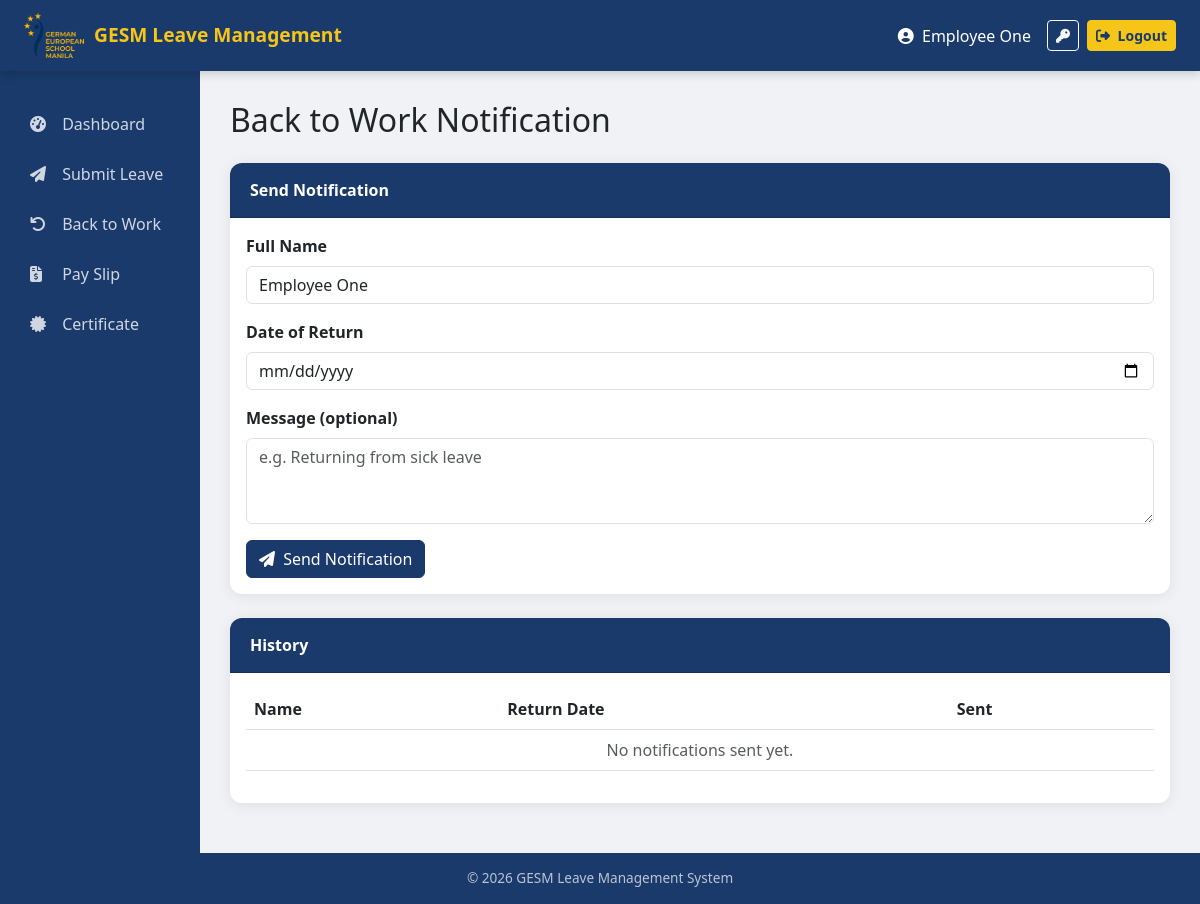
The app's page /dashboard/back-to-work/ (signed in), older data.
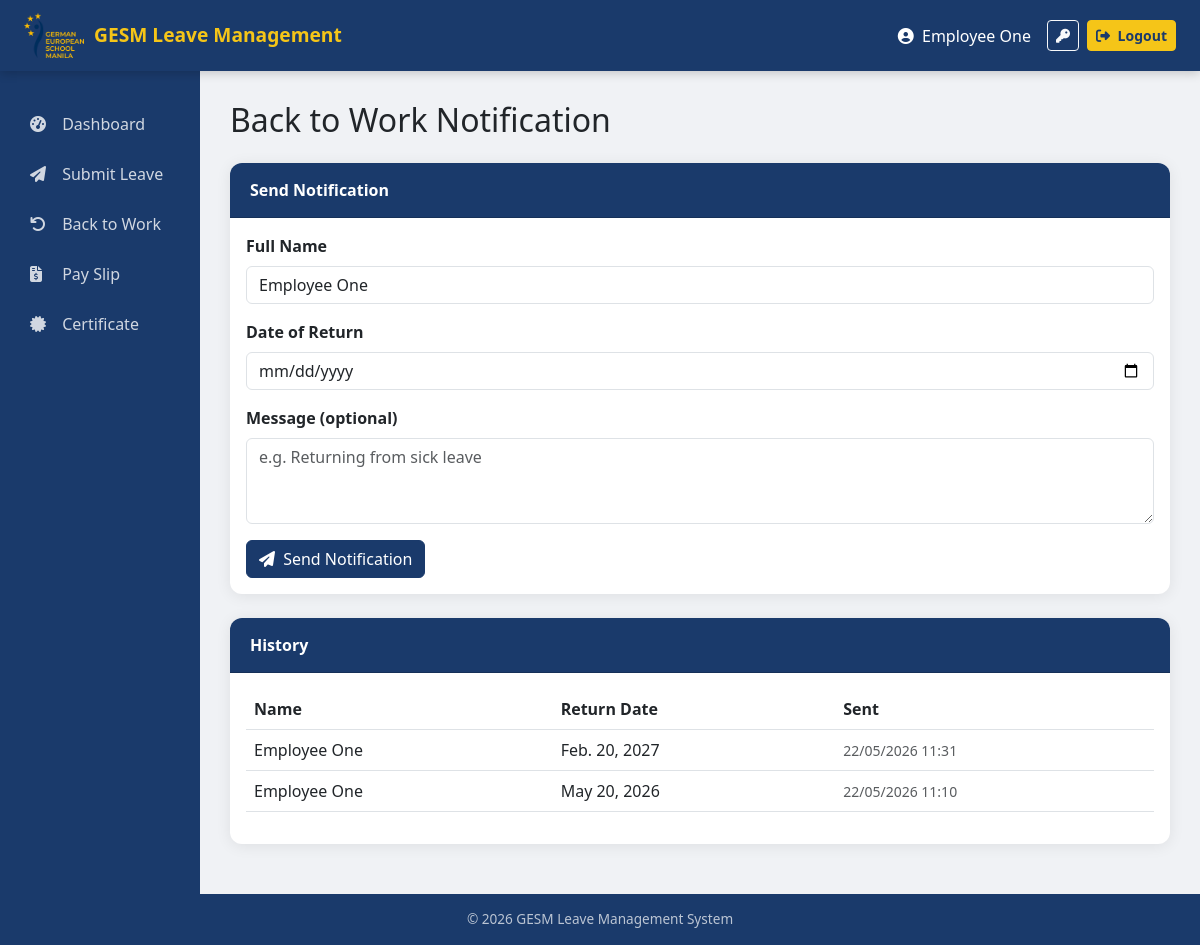
The same page, newer data.
### dashboard/models.py (models this page shows, shortened)
class BackToWork(models.Model):
    user = models.ForeignKey(settings.AUTH_USER_MODEL, on_delete=models.CASCADE)
    full_name = models.CharField(max_length=200)
    return_date = models.DateField()
    message = models.TextField(blank=True)
    sent_at = models.DateTimeField(auto_now_add=True)

### dashboard/views.py (the view, shortened to what this page needs)
# urls.py: path('back-to-work/', BackToWorkView.as_view(), name='back_to_work'),
class BackToWorkView(LoginRequiredMixin, View):
    ALLOWED_ROLES = ['teacher', 'admin', 'head_of_department', 'hr']
    def get(self, request):
        if request.user.role not in self.ALLOWED_ROLES:
            return redirect('dashboard')
        from .models import BackToWork
        history = BackToWork.objects.filter(user=request.user).order_by('-sent_at')
        return render(request, 'dashboard/back_to_work.html', {'history': history})

### dashboard/templates/dashboard/back_to_work.html
{% extends 'base.html' %}
{% block content %}
<h2 class='mb-4'>Back to Work Notification</h2>
<div class='card mb-4'>
  <div class='card-header'>Send Notification</div>
  <div class='card-body'>
    <form method='post'>{% csrf_token %}
      <div class='mb-3'>
        <label class='form-label fw-bold'>Full Name</label>
        <input name='full_name' class='form-control'
          value='{{ request.user.first_name }} {{ request.user.last_name }}' required>
      </div>
      <div class='mb-3'>
        <label class='form-label fw-bold'>Date of Return</label>
        <input type='date' name='return_date' class='form-control' required>
      </div>
      <div class='mb-3'>
        <label class='form-label fw-bold'>Message (optional)</label>
        <textarea name='message' class='form-control' rows='3'
          placeholder='e.g. Returning from sick leave'></textarea>
      </div>
      <button type='submit' class='btn btn-primary'>
        <i class='fas fa-paper-plane me-1'></i> Send Notification
      </button>
    </form>
  </div>
</div>
<div class='card'>
  <div class='card-header'>History</div>
  <div class='card-body'>
    <table class='table table-hover'>
      <thead><tr>
        <th>Name</th><th>Return Date</th><th>Sent</th>
      </tr></thead>
      <tbody>
        {% for r in history %}
        <tr>
<td>{{ r.full_name }}</td>
<td>{{ r.return_date }}</td>
<td><small class='text-muted'>{{ r.sent_at|date:'d/m/Y H:i' }}</small></td>
</tr>
{% empty %}
<tr><td colspan='3' class='text-center text-muted'>No notifications sent yet.</td></tr>
{% endfor %}
</tbody>
</table>
</div>
</div>
{% endblock %}

Row changes from the older to the newer data that the page shows:
added BackToWork: full_name "Employee One", return_date "Feb. 20, 2027", sent_at "22/05/2026 11:31"
added BackToWork: full_name "Employee One", return_date "May 20, 2026", sent_at "22/05/2026 11:10"
Text that changed along with them:
text no longer shown: "No notifications sent yet."
